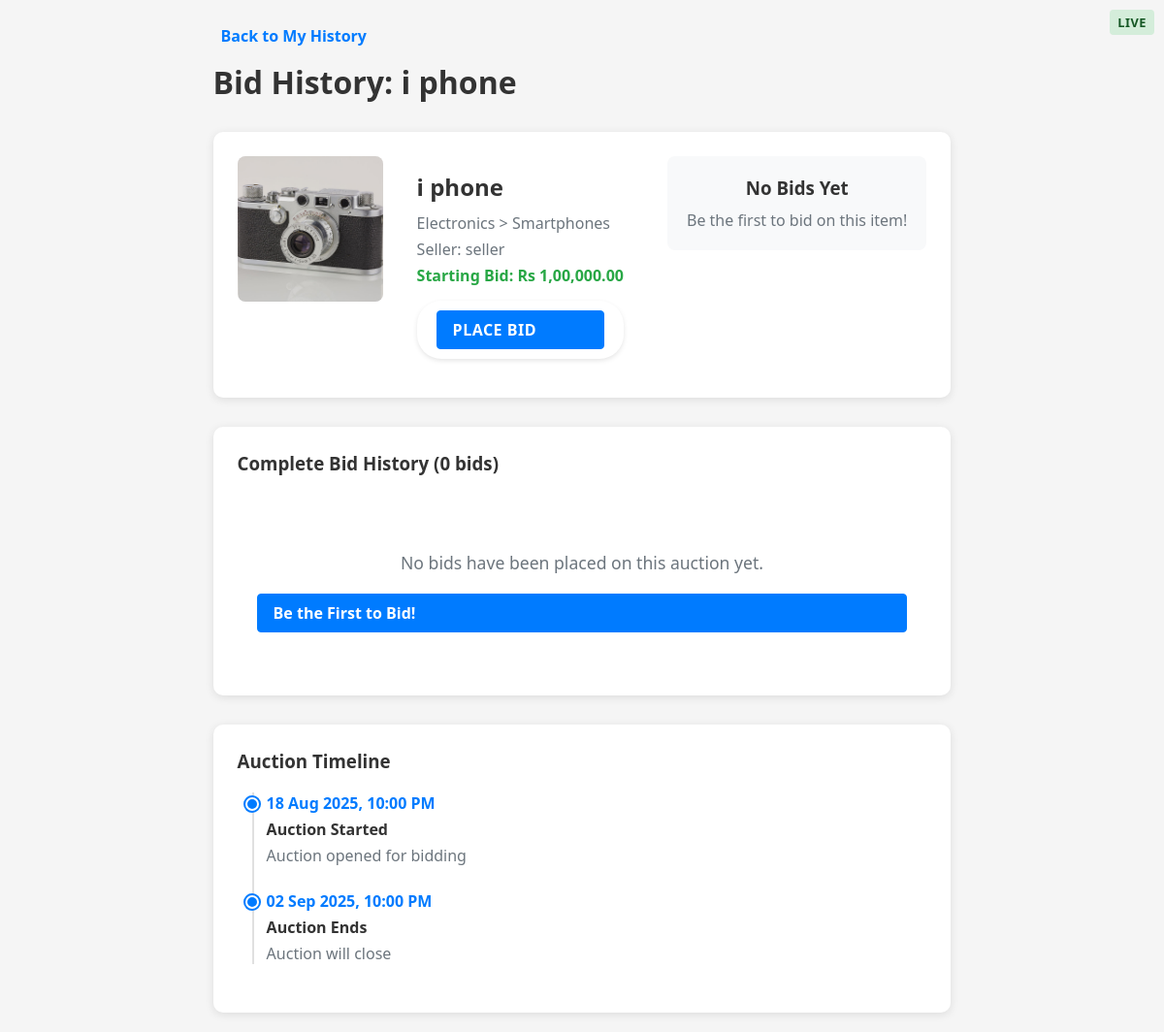
The page /bidder/auction-history/1 (signed in) on the database its author committed.
### app/models.py (models this page shows, shortened)
class Product(db.Model):
    __tablename__ = 'products'
    id = db.Column(db.Integer, primary_key=True)
    name = db.Column(db.String(200), nullable=False)
    starting_bid = db.Column(db.Float, nullable=False)
    reserve_price = db.Column(db.Float, nullable=True)
    description = db.Column(db.Text, nullable=True)
    keywords = db.Column(db.String(255), nullable=True)
    minimum_interval = db.Column(db.Float, nullable=False, default=1.0)  # Minimum bid increment
    category_id = db.Column(db.Integer, db.ForeignKey('categories.id'), nullable=False)
    subcategory_id = db.Column(db.Integer, db.ForeignKey('subcategories.id'), nullable=False)
    seller_id = db.Column(db.Integer, db.ForeignKey('users.id'), nullable=False)
    image_url = db.Column(db.String(255), nullable=True)  # Store the path to the uploaded image
    created_at = db.Column(db.DateTime, default=datetime.now)
    auctions = db.relationship('Auction', backref='product', lazy=True)

class Category(db.Model):
    __tablename__ = 'categories'
    id = db.Column(db.Integer, primary_key=True)
    name = db.Column(db.String(100), nullable=False, unique=True)
    subcategories = db.relationship('Subcategory', backref='category', lazy=True)
    products = db.relationship('Product', backref='category', lazy=True)

class Subcategory(db.Model):
    __tablename__ = 'subcategories'
    id = db.Column(db.Integer, primary_key=True)
    name = db.Column(db.String(100), nullable=False)
    category_id = db.Column(db.Integer, db.ForeignKey('categories.id'), nullable=False)
    products = db.relationship('Product', backref='subcategory', lazy=True)

class User(db.Model):
    __tablename__ = 'users'
    id = db.Column(db.Integer, primary_key=True)
    username = db.Column(db.String(80), unique=True, nullable=False)
    email = db.Column(db.String(120), unique=True, nullable=False)
    password_hash = db.Column(db.String(256), nullable=False)
    role = db.Column(db.String(20), nullable=False)  # 'bidder' or 'seller'
    status = db.Column(db.String(20), nullable=False, default='pending')  # 'pending', 'accepted', 'rejected'
    created_at = db.Column(db.DateTime, default=datetime.now)
    products = db.relationship('Product', backref='seller', lazy=True)
    bids = db.relationship('Bid', backref='bidder', lazy=True)
    won_auctions = db.relationship('AuctionResult', backref='winner', lazy=True)
    search_history = db.relationship('SearchHistory', backref='user', lazy=True)

class Auction(db.Model):
    __tablename__ = 'auctions'
    id = db.Column(db.Integer, primary_key=True)
    product_id = db.Column(db.Integer, db.ForeignKey('products.id'), nullable=False)
    start_date = db.Column(db.DateTime, nullable=False)
    end_date = db.Column(db.DateTime, nullable=False)
    type = db.Column(db.String(20), nullable=False, default='auction')  # auction, buy_now, etc.
    created_at = db.Column(db.DateTime, default=datetime.utcnow)
    bids = db.relationship('Bid', backref='auction', lazy=True)
    result = db.relationship('AuctionResult', backref='auction', uselist=False, lazy=True)
    @property
    def status(self):
        now = datetime.now()  # Use local time instead of UTC
        if now < self.start_date:
            return 'upcoming'
        elif now >= self.start_date and now < self.end_date:
            return 'live'
        else:
            return 'ended'

### app/main.py (the view)
@main.route('/bidder/auction-history/<int:auction_id>')
@login_required
def auction_bid_history(auction_id):
    user_id = session.get('user_id')
    auction = Auction.query.get_or_404(auction_id)
    user_bids = Bid.query.filter_by(
        auction_id=auction_id,
        bidder_id=user_id
    ).order_by(Bid.bid_time.desc()).all()
    all_bids = Bid.query.filter_by(auction_id=auction_id).order_by(Bid.bid_time.desc()).all()
    current_highest_bid = Bid.query.filter_by(auction_id=auction_id).order_by(Bid.bid_amount.desc()).first()
    is_winning = current_highest_bid and current_highest_bid.bidder_id == user_id
    return render_template('auction_bid_history.html',
                         auction=auction,
                         product=auction.product,
                         user_bids=user_bids,
                         all_bids=all_bids,
                         current_highest_bid=current_highest_bid,
                                                    is_winning=is_winning,
                           format_indian_currency=format_indian_currency)

### app/utils.py (called while the page is built)
def format_indian_currency(amount):
    if amount is None:
        return "Rs 0.00"
    amount_str = f"{amount:.2f}"
    parts = amount_str.split('.')
    integer_part = parts[0]
    decimal_part = parts[1]
    if len(integer_part) <= 3:
        formatted_integer = integer_part
    else:
        last_three = integer_part[-3:]
        remaining = integer_part[:-3]
        formatted_remaining = ""
        for i in range(len(remaining)):
            if i > 0 and i % 2 == 0:
                formatted_remaining = "," + formatted_remaining
            formatted_remaining = remaining[-(i+1)] + formatted_remaining
        formatted_integer = formatted_remaining + "," + last_three
    return f"Rs {formatted_integer}.{decimal_part}"

def login_required(f):
    @wraps(f)
    def decorated_function(*args, **kwargs):
        if 'user_id' not in session:
            return redirect(url_for('main.home'))
        return f(*args, **kwargs)
    return decorated_function

### app/templates/auction_bid_history.html (shortened to what this page needs)
{% extends "base.html" %}
{% block content %}
<div class="container">
    <div class="page-header">
        <a href="{{ url_for('main.bidder_history') }}" class="back-link">
            Back to My History
        </a>
        <h1 class="page-title">Bid History: {{ product.name }}</h1>
    </div>
    <div class="auction-summary">
        <div class="product-info">
            <div class="product-image">
                {% if product.image_url %}
                <img src="{{ url_for('static', filename=product.image_url) }}" alt="{{ product.name }}">
                {% else %}
                <div class="no-image">No Image</div>
                {% endif %}
            </div>
            <div class="product-details">
                <h2>{{ product.name }}</h2>
                <p class="category">{{ product.category.name }} > {{ product.subcategory.name }}</p>
                <p class="seller">Seller: {{ product.seller.username }}</p>
                <p class="starting-bid">Starting Bid: {{ format_indian_currency(product.starting_bid) }}</p>
                <div class="auction-status">
                    <span class="status-badge status-{{ auction.status }}">{{ auction.status|title }}</span>
                    {% if auction.status == 'live' %}
                    <a href="{{ url_for('main.view_auction', auction_id=auction.id) }}" class="btn btn-primary">Place Bid</a>
                    {% endif %}
                </div>
            </div>
        </div>
        <div class="current-status">
            {% if current_highest_bid %}
            <div class="highest-bid">
                <h3>Current Highest Bid</h3>
                <div class="bid-amount">{{ format_indian_currency(current_highest_bid.bid_amount) }}</div>
                <div class="bidder">by {{ current_highest_bid.bidder.username }}</div>
                <div class="bid-time">{{ current_highest_bid.bid_time.strftime('%d %b %Y, %I:%M %p') }}</div>
                {% if is_winning %}
                <div class="winning-indicator">🏆 You're currently winning!</div>
                {% else %}
                <div class="outbid-indicator">You've been outbid</div>
                {% endif %}
            </div>
            {% else %}
            <div class="no-bids">
                <h3>No Bids Yet</h3>
                <p>Be the first to bid on this item!</p>
            </div>
            {% endif %}
        </div>
    </div>
    <div class="bid-history-section">
        <h3>Complete Bid History ({{ all_bids|length }} bids)</h3>
        {% if all_bids %}
        <div class="bid-timeline">
            {% for bid in all_bids %}
            <div class="bid-entry {% if bid.bidder_id == session.user_id %}user-bid{% endif %}">
                <div class="bid-rank">#{{ loop.index }}</div>
                <div class="bid-info">
                    <div class="bid-amount">{{ format_indian_currency(bid.bid_amount) }}</div>
                    <div class="bidder-name">
                        {% if bid.bidder_id == session.user_id %}
                        <strong>You</strong>
                        {% else %}
                        {{ bid.bidder.username }}
                        {% endif %}
                    </div>
                    <div class="bid-time">{{ bid.bid_time.strftime('%d %b %Y, %I:%M:%S %p') }}</div>
                </div>
                {% if bid.bidder_id == session.user_id %}
                <div class="user-badge">Your Bid</div>
                {% endif %}
            </div>
            {% endfor %}
        </div>
        {% else %}
        <div class="empty-state">
            <p>No bids have been placed on this auction yet.</p>
            {% if auction.status == 'live' %}
            <a href="{{ url_for('main.view_auction', auction_id=auction.id) }}" class="btn btn-primary">Be the First to Bid!</a>
            {% endif %}
        </div>
        {% endif %}
    </div>
    <div class="auction-timeline">
        <h3>Auction Timeline</h3>
        <div class="timeline">
            <div class="timeline-item">
                <div class="timeline-date">{{ auction.start_date.strftime('%d %b %Y, %I:%M %p') }}</div>
                <div class="timeline-content">
                    <h4>Auction Started</h4>
                    <p>Auction opened for bidding</p>
                </div>
            </div>
            <div class="timeline-item">
                <div class="timeline-date">{{ auction.end_date.strftime('%d %b %Y, %I:%M %p') }}</div>
                <div class="timeline-content">
                    <h4>Auction {% if auction.status == 'ended' %}Ended{% else %}Ends{% endif %}</h4>
                    <p>{% if auction.status == 'ended' %}Auction has concluded{% else %}Auction will close{% endif %}</p>
                </div>
            </div>
        </div>
    </div>
</div>
{% endblock %}

### app/static/style.css (style rules this page uses)
* { box-sizing: border-box; }
body { margin: 0; padding: 0; font-family: 'Segoe UI', Arial, sans-serif; display: flex; flex-direction: column; background-color: #f5f5f5; color: #333; min-height: 100vh; overflow-x: hidden; }
.product-image { height: 200px; overflow: hidden; position: relative; background: #f0f0f0; }
.product-image img { width: 100%; height: 100%; object-fit: cover; }
.product-details { padding: 15px; }
.status-badge { position: absolute; top: 10px; right: 10px; padding: 5px 10px; border-radius: 4px; color: white; font-size: 0.8rem; font-weight: bold; text-transform: uppercase; z-index: 2; }
.auction-status { padding: 10px 20px; border-radius: 25px; font-weight: bold; color: white; font-size: 1.05rem; box-shadow: 0 2px 5px rgba(0,0,0,0.1); text-transform: uppercase; letter-spacing: 0.5px; }
.btn { background-color: #4a90e2; color: white; padding: 10px 20px; border: none; border-radius: 4px; cursor: pointer; font-size: 16px; width: 100%; transition: background-color 0.2s; }
.btn-primary { background-color: #4a90e2; color: white; }
.empty-state { text-align: center; padding: 40px 20px; color: #666; }

### app/templates/auction_bid_history.html (style rules this page uses)
.container { max-width: 1000px; margin: 0 auto; padding: 20px; }
.page-header { margin-bottom: 30px; }
.back-link { display: inline-flex; align-items: center; gap: 8px; color: #007bff; text-decoration: none; font-weight: bold; margin-bottom: 15px; }
.page-title { color: #333; margin: 0; font-size: 2rem; }
.auction-summary { background: white; border-radius: 10px; padding: 25px; margin-bottom: 30px; box-shadow: 0 2px 10px rgba(0,0,0,0.1); display: grid; grid-template-columns: 1fr auto; gap: 30px; align-items: start; }
.product-info { display: flex; gap: 20px; }
.product-image { width: 150px; height: 150px; flex-shrink: 0; border-radius: 8px; overflow: hidden; background: #f8f9fa; }
.product-image img { width: 100%; height: 100%; object-fit: cover; }
.product-details h2 { margin: 0 0 10px 0; color: #333; }
.category, .seller, .starting-bid { color: #6c757d; margin: 5px 0; }
.starting-bid { font-weight: bold; color: #28a745; }
.auction-status { margin-top: 15px; display: flex; align-items: center; gap: 10px; }
.status-badge { padding: 4px 8px; border-radius: 4px; font-size: 0.8rem; font-weight: bold; }
.status-live { background: #d4edda; color: #155724; }
.current-status { text-align: center; padding: 20px; background: #f8f9fa; border-radius: 8px; min-width: 250px; }
.no-bids h3 { margin: 0 0 10px 0; color: #333; }
.no-bids p { color: #6c757d; margin: 0; }
.bid-history-section { background: white; border-radius: 10px; padding: 25px; margin-bottom: 30px; box-shadow: 0 2px 10px rgba(0,0,0,0.1); }
.bid-history-section h3 { margin: 0 0 20px 0; color: #333; }
.auction-timeline { background: white; border-radius: 10px; padding: 25px; box-shadow: 0 2px 10px rgba(0,0,0,0.1); }
.auction-timeline h3 { margin: 0 0 20px 0; color: #333; }
.timeline { position: relative; padding-left: 30px; }
.timeline::before { content: ''; position: absolute; left: 15px; top: 0; bottom: 0; width: 2px; background: #e0e0e0; }
.timeline-item { position: relative; margin-bottom: 25px; }
.timeline-item::before { content: ''; position: absolute; left: -22px; top: 5px; width: 10px; height: 10px; border-radius: 50%; background: #007bff; border: 2px solid white; box-shadow: 0 0 0 2px #007bff; }
.timeline-date { font-weight: bold; color: #007bff; margin-bottom: 5px; }
.timeline-content h4 { margin: 0 0 5px 0; color: #333; }
.timeline-content p { margin: 0; color: #6c757d; }
.empty-state { text-align: center; padding: 40px 20px; color: #6c757d; }
.empty-state p { font-size: 1.1rem; margin-bottom: 20px; }
.btn { padding: 8px 16px; border-radius: 4px; text-decoration: none; font-weight: bold; display: inline-flex; align-items: center; gap: 5px; transition: all 0.2s; }
.btn-primary { background: #007bff; color: white; border: 1px solid #007bff; }

### rows shown on the page
Product: name "i phone", image_url (picture), starting_bid "Rs 1,00,000.00"
Category: category.name "Electronics"
Subcategory: subcategory.name "Smartphones"
User: seller.username "seller"
Auction: status "LIVE", start_date "18 Aug 2025, 10:00 PM", end_date "02 Sep 2025, 10:00 PM"

### other values the page prints
{{ all_bids|length }} "0"
